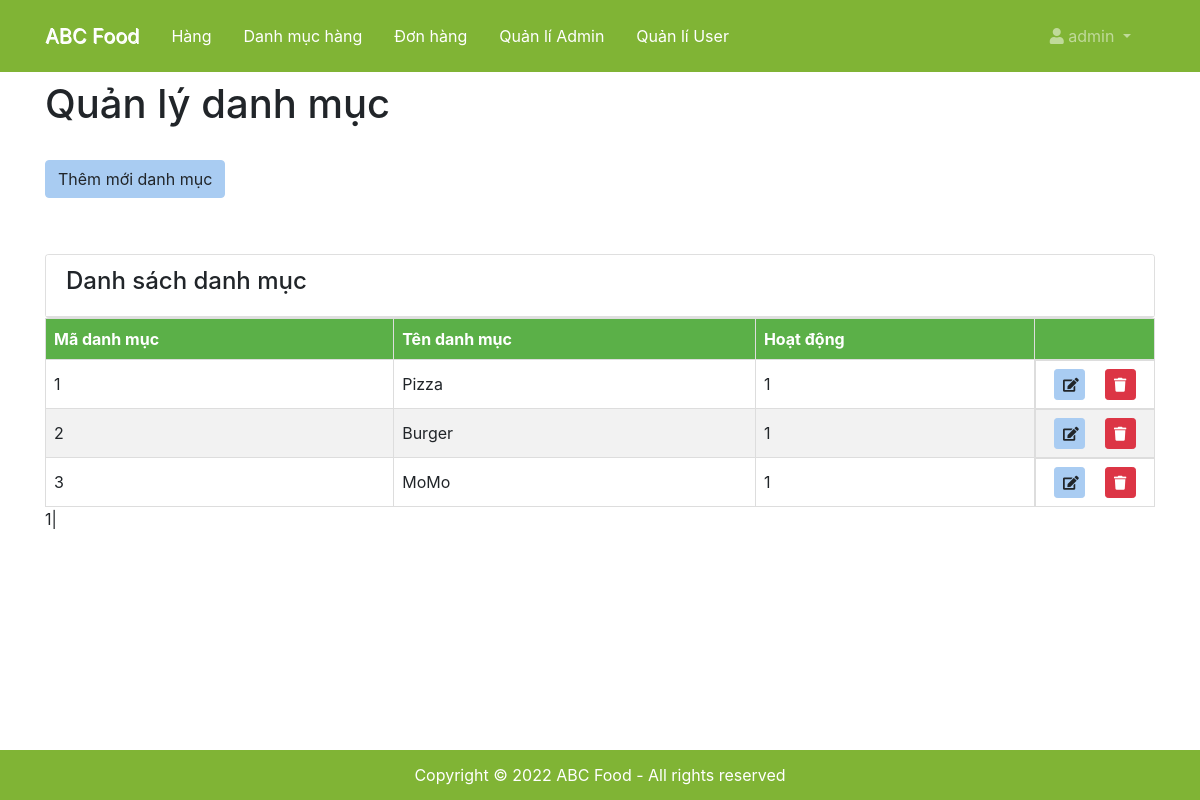
/admin/danhmuc/index.php (signed in), run on an earlier commit of the app's database.
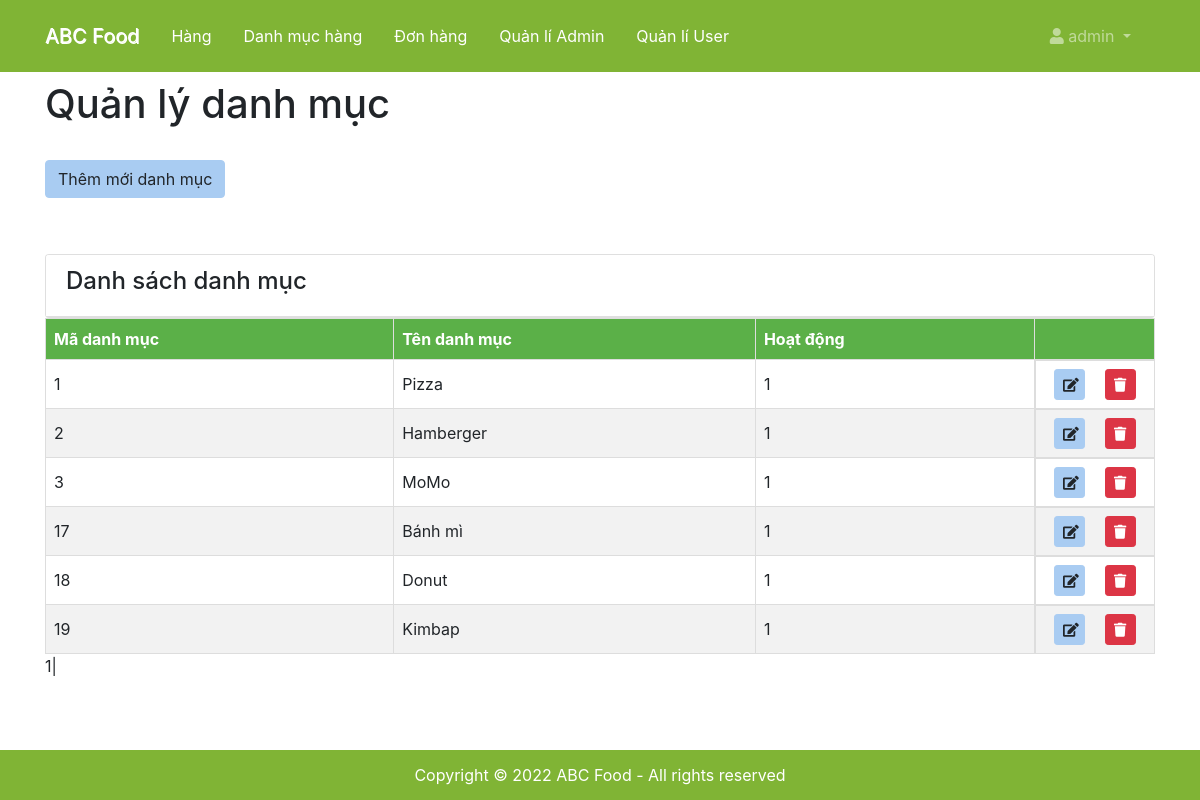
And on a later commit of the database.
### tables this page shows
CREATE TABLE `category` (
  `id` int(11) NOT NULL,
  `title` varchar(50) NOT NULL,
  `image_name` varchar(50) NOT NULL,
  `featured` int(1) NOT NULL DEFAULT 1,
  `active` int(1) NOT NULL DEFAULT 1
);

### admin/danhmuc/index.php (the view, shortened to what this page needs)
<!DOCTYPE html>
<html lang="en">
<?php include('../shared/header.php') ?>
<body>
  <?php include('../shared/menu.php') ?>
  <header id="main-header" class="py-2">
    <div class="container">
      <div class="row">
        <div class="col-md-6">
          <h1>Quản lý danh mục</h1>
        </div>
      </div>
    </div>
    <section id="actions" class="py-4 mb-4">
      <div class="container">
        <div class="row">
          <div class="col-md-8">
            <a href="./them_moi.php" class="btn btn-primary">Thêm mới danh mục
            </a>
          </div>
        </div>
      </div>
    </section>
  </header>
  <section id="posts">
    <div class="container">
      <?php
      include('../data/category_list.php');
      $result = mysqli_query($conn, 'select count(id) as total from category');
      $row = mysqli_fetch_assoc($result);
      $total_records = $row['total'];
      $current_page = isset($_GET['page']) ? $_GET['page'] : 1;
      $limit = 10;
      $total_page = ceil($total_records / $limit);
      $start = ($current_page - 1) * $limit;
      $result = mysqli_query($conn, "select * from category LIMIT $start,$limit");
      ?>
      <div class="row">
        <div class="col-md-12">
          <div class="card">
            <div class="card-header">
              <div class="row">
                <h4 class="col-md-6">Danh sách danh mục</h4>
                <div class="dropdown ml-auto col-md-3">
                </div>
              </div>
            </div>
          </div>
          <table>
            <thead class="bg-dark">
              <tr>
                <th>Mã danh mục</th>
                <th>Tên danh mục</th>
                <th>Hoạt động</th>
                <th style="width: 120px;"></th>
              </tr>
            </thead>
            <tbody class>
              <?php
              while ($row = mysqli_fetch_assoc($result)) {
                echo '<tr>
                <td >' . $row['id'] . '</td>
                <td >' . $row['title'] . '</td>
                <td >' . $row['active'] . '</td>
                <td class="d-flex justify-content-around">
                <a href="sua.php?id=' . $row['id'] . '" class="btn btn-primary btn-sm">
                <i class="fas fa-edit"></i>
                </a>
                <a href="../controllers/delete_category.php?id=' . $row['id'] . '"" class="btn btn-danger btn-sm ms-auto">
                <i class="fas fa-trash"></i>
                </a>
              </td>
            </tr>
          ';
              } ?>
            </tbody>
          </table>
        </div>
      </div>
      <div class="pagination">
        <?php
        for ($i = 1; $i <= $total_page; $i++) {
          if ($i == $current_page) {
            echo '<span>' . $i . '</span> | ';
          } else {
            echo '<a href="index.php?page=' . $i . '">' . $i . '</a> | ';
          }
        }
        ?>
      </div>
    </div>
  </section>
  <div style="height: 100px;"></div>
  <?php include('../shared/footer.php') ?>
</body>
</html>

What changed in the data, as far as the page shows it:
changed category id 2: title "Burger" → "Hamberger"
added category: id "17", title "Bánh mì", active "1"
added category: id "18", title "Donut", active "1"
added category: id "19", title "Kimbap", active "1"
